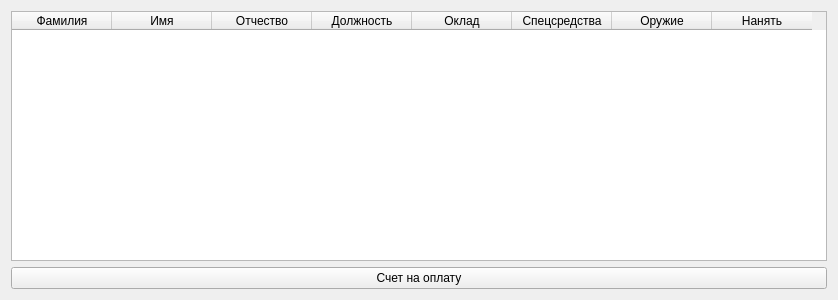
<?xml version="1.0" encoding="UTF-8"?>
<ui version="4.0">
 <class>IndividualEntity</class>
 <widget class="QWidget" name="IndividualEntity">
  <property name="geometry">
   <rect>
    <x>0</x>
    <y>0</y>
    <width>838</width>
    <height>300</height>
   </rect>
  </property>
  <property name="windowTitle">
   <string>Индивидуальное лицо</string>
  </property>
  <layout class="QGridLayout" name="gridLayout">
   <item row="0" column="0" colspan="2">
    <widget class="QTableWidget" name="tableWidget">
     <column>
      <property name="text">
       <string>Фамилия</string>
      </property>
     </column>
     <column>
      <property name="text">
       <string>Имя</string>
      </property>
     </column>
     <column>
      <property name="text">
       <string>Отчество</string>
      </property>
     </column>
     <column>
      <property name="text">
       <string>Должность</string>
      </property>
     </column>
     <column>
      <property name="text">
       <string>Оклад</string>
      </property>
     </column>
     <column>
      <property name="text">
       <string>Спецсредства</string>
      </property>
     </column>
     <column>
      <property name="text">
       <string>Оружие</string>
      </property>
     </column>
     <column>
      <property name="text">
       <string>Нанять</string>
      </property>
     </column>
    </widget>
   </item>
   <item row="1" column="0" colspan="2">
    <widget class="QPushButton" name="pushButtonPayment">
     <property name="text">
      <string>Счет на оплату</string>
     </property>
    </widget>
   </item>
  </layout>
 </widget>
 <resources/>
 <connections/>
</ui>
